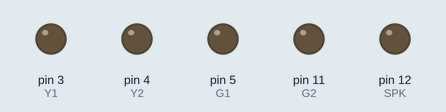
Recording of a sketch running on a simulated Arduino Uno, built with avr-gcc and run on an emulated ATmega328P. Parts: output pins drawn as LEDs (lit = HIGH). Pins used as bus, display or sensor lines are not drawn.

Above: at 0.1 s.
At 2.3 s:
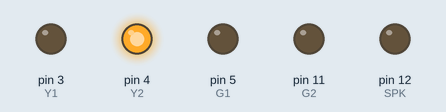
At 3.1 s:
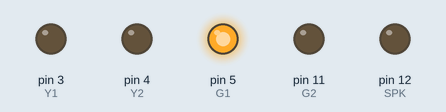
At 3.8 s:
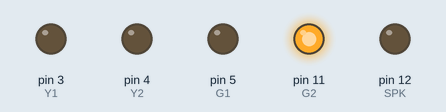
At 7.6 s:
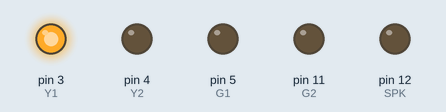
At 11.3 s:
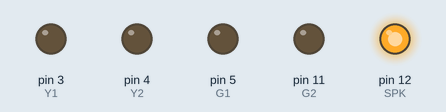
Timing chart, 0 to 13.3 s (numbered marks = the images above):
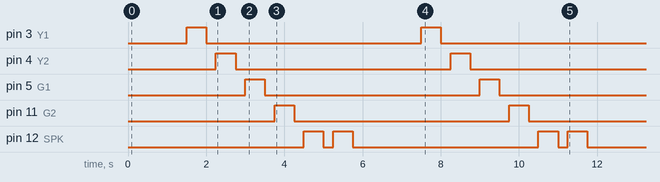

The sketch:

Wesley_Project_Code.ino
```cpp
// Define the LEDS AND SPEAKER

int R1 = 0;
int R2 = 1;
int Y1 = 3;
int Y2 = 4;
int G1 = 5;
int G2 = 11;
int SPK = 12;
int TIME1 = 500;
int TIME2 = 250;

void setup() {

// LED AND SPEAKER SET DIGITAL PINS TO OUTPUT
 pinMode(R1,OUTPUT);
 pinMode(R2,OUTPUT);
 pinMode(Y1,OUTPUT);
 pinMode(Y2,OUTPUT);
 pinMode(G1,OUTPUT);
 pinMode(G2,OUTPUT);
 pinMode(SPK,OUTPUT);

// RUN STARTUP MODE FOR LEDS AND SPEAKER
digitalWrite(R1,HIGH);
delay(TIME1);
digitalWrite(R1,LOW);
delay(TIME2);

digitalWrite(R2,HIGH);
delay(TIME1);
digitalWrite(R2,LOW);
delay(TIME2);

digitalWrite(Y1,HIGH);
delay(TIME1);
digitalWrite(Y1,LOW);
delay(TIME2);

digitalWrite(Y2,HIGH);
delay(TIME1);
digitalWrite(Y2,LOW);
delay(TIME2);

digitalWrite(G1,HIGH);
delay(TIME1);
digitalWrite(G1,LOW);
delay(TIME2);

digitalWrite(G2,HIGH);
delay(TIME1);
digitalWrite(G2,LOW);
delay(TIME2);

digitalWrite(SPK,HIGH);
delay(TIME1);
digitalWrite(SPK,LOW);
delay(TIME2);

digitalWrite(SPK,HIGH);
delay(TIME1);
digitalWrite(SPK,LOW);
delay(TIME2);

digitalWrite(R1,HIGH);
delay(TIME1);
digitalWrite(R1,LOW);
delay(TIME2);

digitalWrite(R2,HIGH);
delay(TIME1);
digitalWrite(R2,LOW);
delay(TIME2);

digitalWrite(Y1,HIGH);
delay(TIME1);
digitalWrite(Y1,LOW);
delay(TIME2);

digitalWrite(Y2,HIGH);
delay(TIME1);
digitalWrite(Y2,LOW);
delay(TIME2);

digitalWrite(G1,HIGH);
delay(TIME1);
digitalWrite(G1,LOW);
delay(TIME2);

digitalWrite(G2,HIGH);
delay(TIME1);
digitalWrite(G2,LOW);
delay(TIME2);

digitalWrite(SPK,HIGH);
delay(TIME1);
digitalWrite(SPK,LOW);
delay(TIME2);

digitalWrite(SPK,HIGH);
delay(TIME1);
digitalWrite(SPK,LOW);
delay(TIME2);
}

void loop() {


}
```
